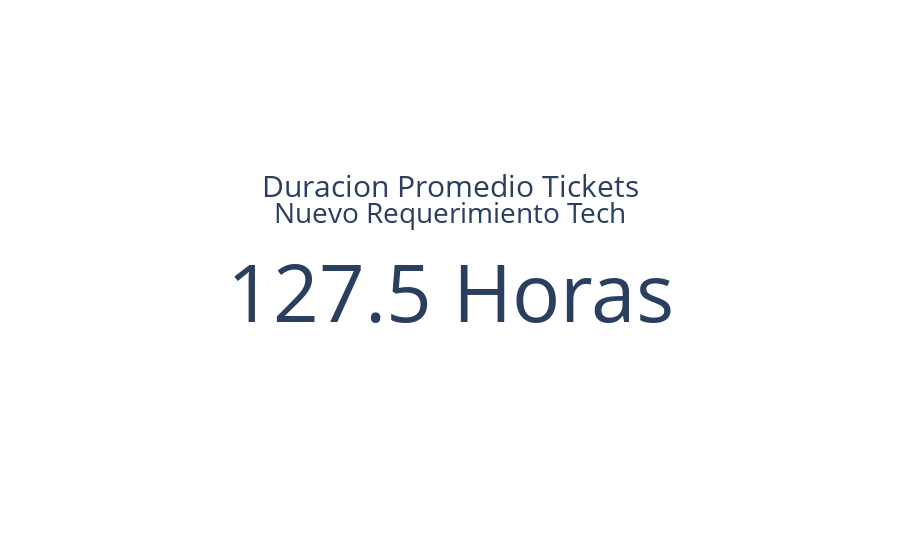

Notebook code cell kept with this figure:
### Code cell
# Tarjeta que muestra la duracion promedio de los tickets de Nuevo Requerimiento recibidos por Tech

fig = go.Figure()

fig.add_trace(go.Indicator(
    mode = "number",
    value = tickets_req_tech_time[tickets_req_tech_time['t_finalizado'] == True].describe()['Duracion_Ticket_horas']['mean'],
    number = {'suffix' : ' Horas'},
    title = {"text": "<span style='font-size:1.5em'>Duracion Promedio Tickets</span><br><span style='font-size:1.4em'>Nuevo Requerimiento Tech</span><br>"},
    domain = {'x': [1, 1], 'y': [1, 1]}))

### Figure 1 — Plotly figure (JSON) as saved in the notebook; plotly's stock layout.template omitted (floating-point values rounded to 4 significant figures)
{"data": [{"domain": {"x": [1, 1], "y": [1, 1]}, "mode": "number", "number": {"suffix": " Horas"}, "title": {"text": "<span style='font-size:1.5em'>Duracion Promedio Tickets</span><br><span style='font-size:1.4em'>Nuevo Requerimiento Tech</span><br>"}, "type": "indicator", "value": 127.5}], "layout": {}}
